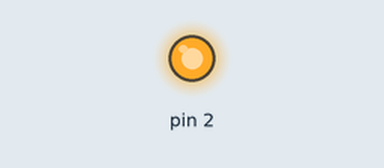
Recording of a sketch running on a simulated Arduino Uno, built with avr-gcc and run on an emulated ATmega328P. On the bench: output pins drawn as LEDs (lit = HIGH).

Above: at 0.5 s.
At 4.5 s:
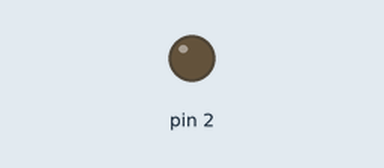
Timing chart, 0 to 6.9 s (numbered marks = the images above):
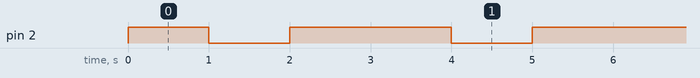

The sketch:

Encender_Led.ino
```cpp
void setup() {
  // put your setup code here, to run once:
  //INICIALIZANDO EL PIN DIGITAL 2 como salida
  pinMode(2,OUTPUT);

}

void loop() {
  // put your main code here, to run repeatedly:
  digitalWrite(2, HIGH); //se encendera el led
  delay(1000); //tiempo de encendido 1 segundo
  digitalWrite(2, LOW); //se apagara el led
  delay(1000); //tiempo de apagado 1 segundo
  digitalWrite(2, HIGH); //se encendera el led de nuevo
  delay(1000); //tiempo de encendido 1 segundo
  digitalWrite(2, LOW); //se apagara el led

}
```

Measured:
- by itself, pin 2: repeats every 3.0 s: LOW 1.0 s, HIGH 2.0 s
- by itself, everything shown: repeats every 3.0 s, in 4 steps
